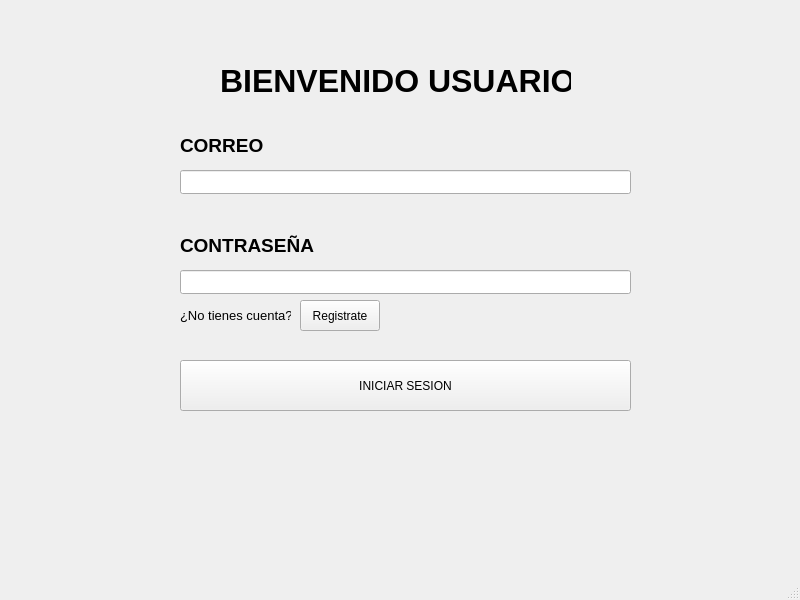
<?xml version="1.0" encoding="UTF-8"?>
<ui version="4.0">
 <class>Login</class>
 <widget class="QMainWindow" name="Login">
  <property name="geometry">
   <rect>
    <x>0</x>
    <y>0</y>
    <width>800</width>
    <height>600</height>
   </rect>
  </property>
  <property name="windowTitle">
   <string>Login</string>
  </property>
  <widget class="QWidget" name="centralwidget">
   <widget class="QPushButton" name="InicioSesion_btn">
    <property name="geometry">
     <rect>
      <x>180</x>
      <y>360</y>
      <width>451</width>
      <height>51</height>
     </rect>
    </property>
    <property name="text">
     <string>INICIAR SESION</string>
    </property>
   </widget>
   <widget class="QLineEdit" name="usuario_inicio_sesion_txt_area">
    <property name="geometry">
     <rect>
      <x>180</x>
      <y>170</y>
      <width>451</width>
      <height>24</height>
     </rect>
    </property>
   </widget>
   <widget class="QLineEdit" name="contrasena_txt_area">
    <property name="geometry">
     <rect>
      <x>180</x>
      <y>270</y>
      <width>451</width>
      <height>24</height>
     </rect>
    </property>
    <property name="echoMode">
     <enum>QLineEdit::EchoMode::PasswordEchoOnEdit</enum>
    </property>
   </widget>
   <widget class="QLabel" name="label">
    <property name="geometry">
     <rect>
      <x>220</x>
      <y>50</y>
      <width>351</width>
      <height>61</height>
     </rect>
    </property>
    <property name="font">
     <font>
      <pointsize>24</pointsize>
      <bold>true</bold>
     </font>
    </property>
    <property name="text">
     <string>BIENVENIDO USUARIO</string>
    </property>
   </widget>
   <widget class="QLabel" name="label_2">
    <property name="geometry">
     <rect>
      <x>180</x>
      <y>130</y>
      <width>351</width>
      <height>31</height>
     </rect>
    </property>
    <property name="font">
     <font>
      <pointsize>14</pointsize>
      <bold>true</bold>
     </font>
    </property>
    <property name="text">
     <string>CORREO</string>
    </property>
   </widget>
   <widget class="QLabel" name="label_3">
    <property name="geometry">
     <rect>
      <x>180</x>
      <y>230</y>
      <width>351</width>
      <height>31</height>
     </rect>
    </property>
    <property name="font">
     <font>
      <pointsize>14</pointsize>
      <bold>true</bold>
     </font>
    </property>
    <property name="text">
     <string>CONTRASEÑA</string>
    </property>
   </widget>
   <widget class="QPushButton" name="Registrarse_btn">
    <property name="geometry">
     <rect>
      <x>300</x>
      <y>300</y>
      <width>80</width>
      <height>31</height>
     </rect>
    </property>
    <property name="text">
     <string>Registrate</string>
    </property>
   </widget>
   <widget class="QLabel" name="label_4">
    <property name="geometry">
     <rect>
      <x>180</x>
      <y>300</y>
      <width>111</width>
      <height>31</height>
     </rect>
    </property>
    <property name="font">
     <font>
      <pointsize>10</pointsize>
      <bold>false</bold>
     </font>
    </property>
    <property name="text">
     <string>¿No tienes cuenta?</string>
    </property>
   </widget>
  </widget>
  <widget class="QMenuBar" name="menubar">
   <property name="geometry">
    <rect>
     <x>0</x>
     <y>0</y>
     <width>800</width>
     <height>21</height>
    </rect>
   </property>
  </widget>
  <widget class="QStatusBar" name="statusbar"/>
 </widget>
 <resources/>
 <connections/>
</ui>
